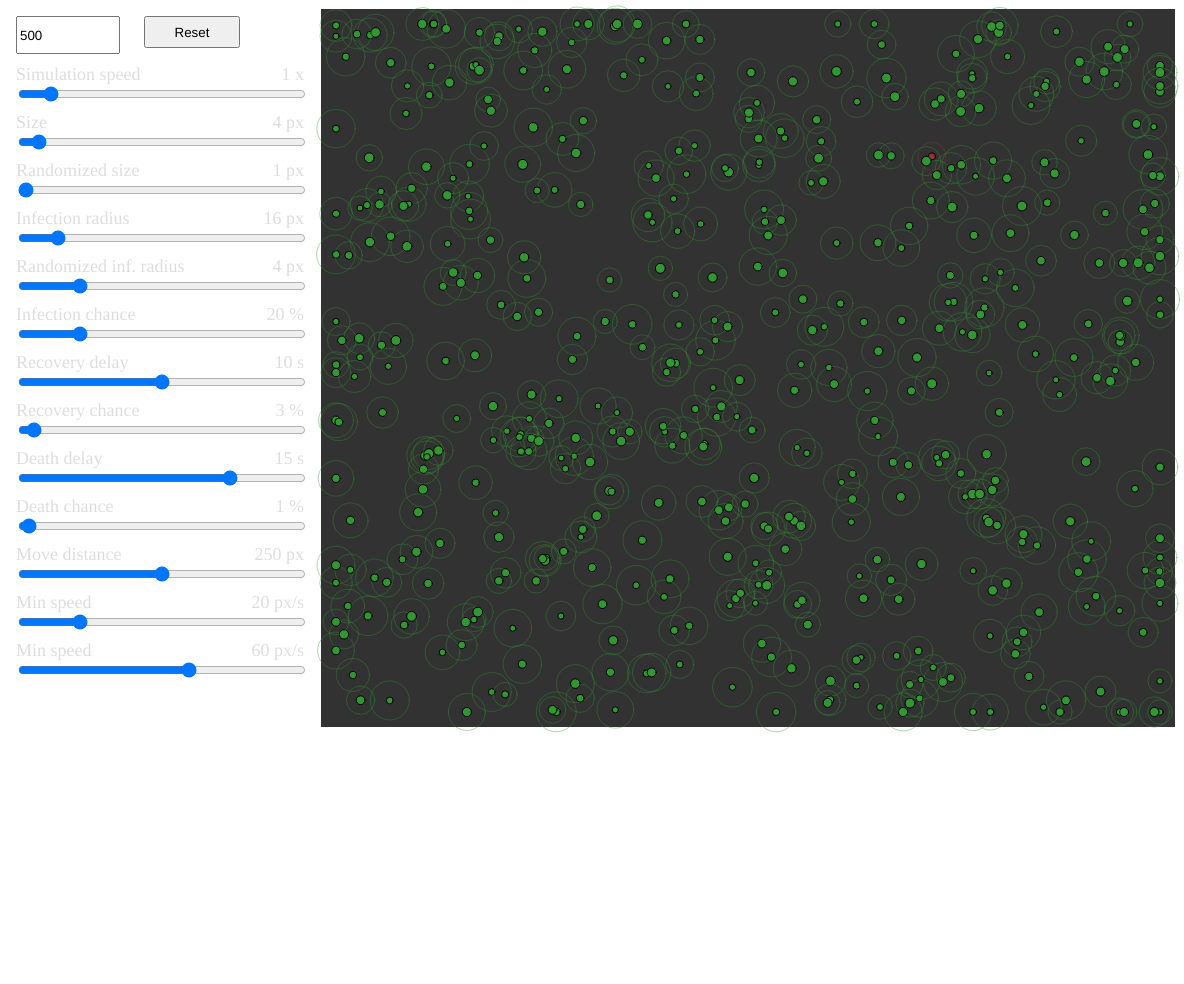
Frame 1 (no input)
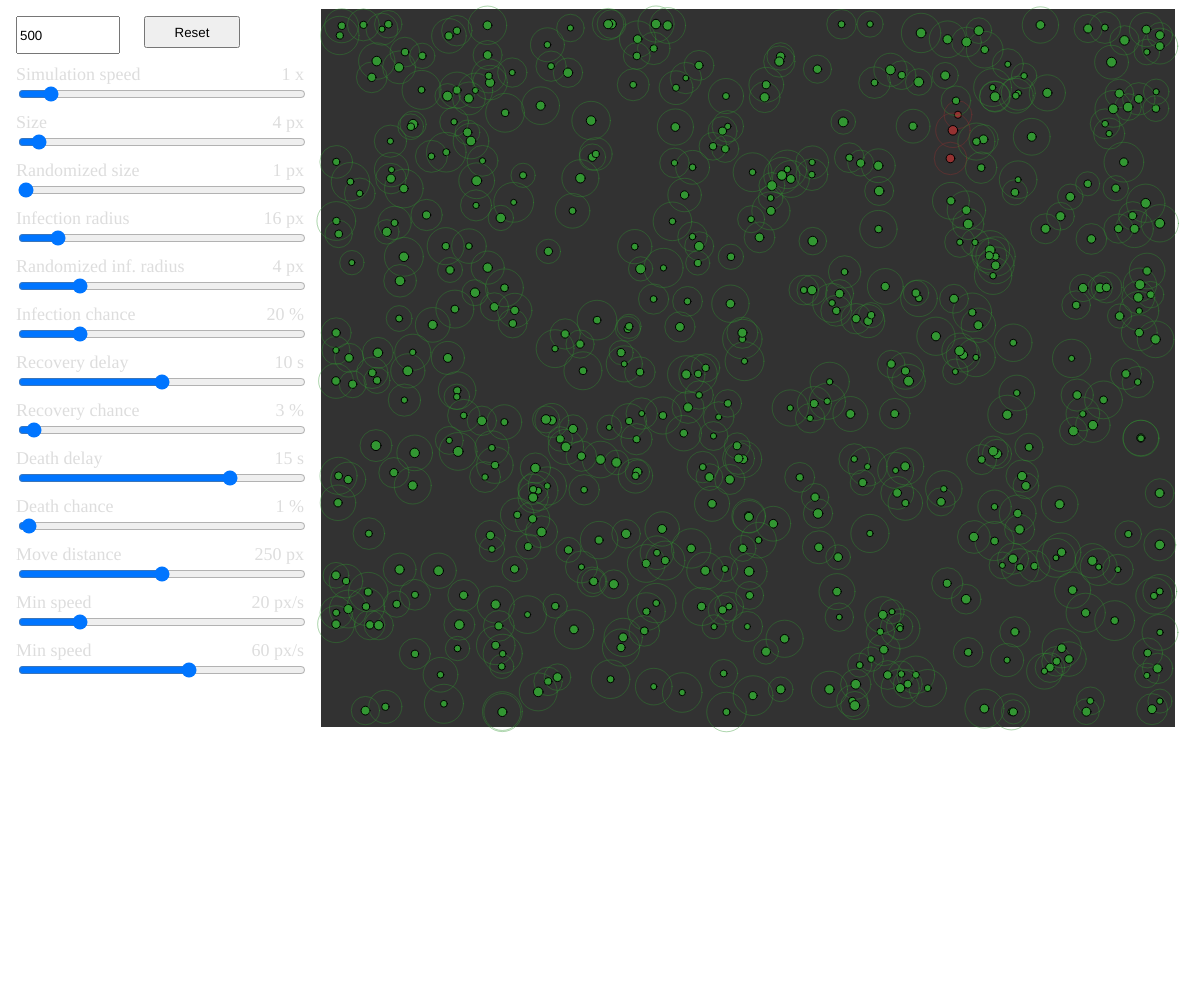
Frame 60 (no input)
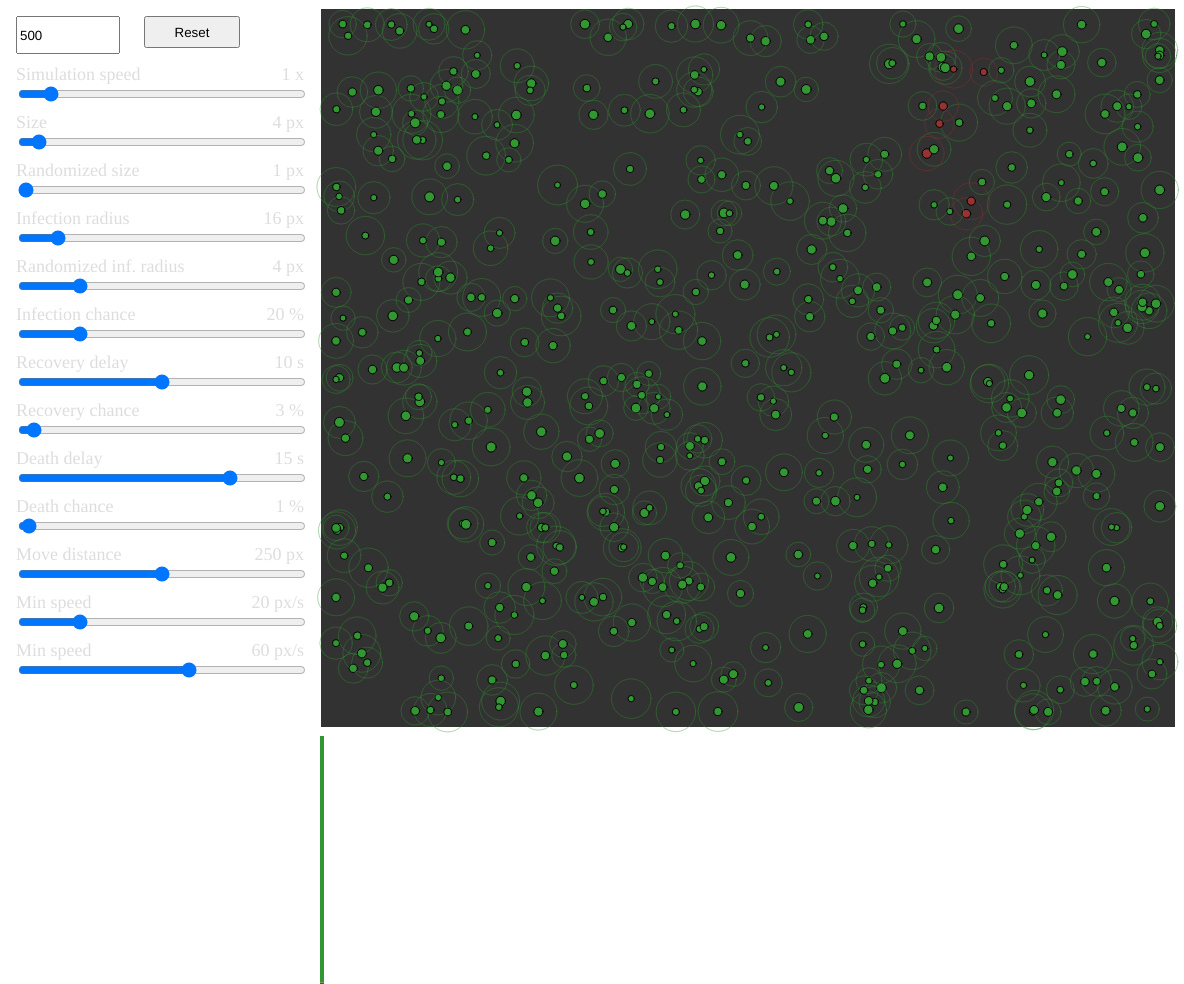
Frame 120 (the mouse pressed at the canvas centre since frame 60)

The p5.js sketch that drew these frames (run headless with seeded random() and noise() and a simulated clock; from frame 60 on, the mouse is pressed at the canvas centre):

// p5.js sketch
// ── sketch.js
BarWidth = 320;

Population = 500;

GlobalSettings = {};
Sliders = [];

function setupSlider(min, max, val, step, title, global, map, unit) {

  GlobalSettings[global] = val;

  pos = 64 + Sliders.length * 48;
  titleDiv = createDiv(title);
  titleDiv.position(16, pos);
  titleDiv.size(BarWidth-64-32, 32);
  titleDiv.style("color", "#DDD");
  titleDiv.style("font-size", "18px");

  valueDiv = createDiv(val*map + " " + unit);
  valueDiv.position(BarWidth-64-16, pos);
  valueDiv.size(64, 32);
  valueDiv.style("color", "#DDD");
  valueDiv.style("font-size", "18px");
  valueDiv.style("text-align", "right");

  slider = createSlider(min, max, val, step);
  slider.position(16, pos + 20);
  slider.size(BarWidth-32, 16);

  Sliders.push({
    "slider": slider,
    "valueDiv":valueDiv,
    "global": global,
    "map":map,
    "unit":unit
  });
}

function global(s) {
  return GlobalSettings[s];
}

function betweenPoints(p, min, max) {
  return p.x > min.x && p.x < max.x && p.y > min.y && p.y < max.y;
}

class Nav {
  constructor() {
    this.people = [];
    this.free = [];
  }

  add(p) {
    if (this.free.length > 0) {
      let i = this.free.pop();
      this.people[i] = p
      return i;
    } else {
      this.people.push(p);
      return this.people.length-1;
    }
  }

  remove(i) {
    this.people[i] = null;
    this.free.push(i);
  }
}

NavX = 4;
NavY = 4;
Navs = [];

function clamp(n, min, max) {
  return Math.min(Math.max(n, min), max);
}

function clampToArea(v) {
  v.set(clamp(v.x, start.x+16, end.x-16), clamp(v.y, start.y+16, end.y-16));
}

function distArea(v) {
  return Math.min(Math.abs(v.x - start.x), Math.abs(v.x - end.x), Math.abs(v.y - start.y), Math.abs(v.y - end.y));
}

class Person {

  infectedDay = 0;


  constructor(state) {
    this.pos = createVector(random(start.x, end.x), random(start.y, end.y))
    this.state = state;
    this.speed = random(global("minSpeed"), global("maxSpeed"));
    this.vel = p5.Vector.fromAngle(random(0, TWO_PI));
    this.nav = this.calcNav();
    this.navid = this.nav.add(this);
    this.target = this.getRandomCoord();
    this.size = global("size") + random(-global("randSize"),global("randSize"));
    this.infRad = global("infRad") + random(-global("randInfRad"),global("randInfRad"));
  }

  calcNav() {
    let x = Math.floor((this.pos.x - start.x) / area.x * NavX)
    let y = Math.floor((this.pos.y - start.y) / area.y * NavY)
    return Navs[x][y];
  }

  getRandomCoord() {
    let p = p5.Vector.fromAngle(random(0,TWO_PI),global("moveDist")).add(this.pos);
    clampToArea(p);
    return p;
  }

  tick() {
    if (this.state == 3) return;
    // if (distArea(this.pos) < global("infRad")) {
    //   // this.vel.rotate(random(-1,1));
      // this.vel = (p5.Vector.sub(center, this.pos)).normalize();
    // }
    // else {
    //   this.vel.rotate(random(-0.1, 0.1));
    // }

    this.vel = p5.Vector.sub(this.target,this.pos).normalize();
    this.vel.rotate(random(-0.1, 0.1));
    // console.log(this.target + " " + this.pos);
    

    this.pos.add(p5.Vector.mult(this.vel, this.speed * (deltaTime / 1000) * global("speed")));
    clampToArea(this.pos);

    if (this.pos.dist(this.target) < this.size) {
      this.target = this.getRandomCoord();
    }

    let curNav = this.calcNav();
    if (curNav != this.nav) {
      this.nav.remove(this.navid);
      this.nav = curNav;
      this.navid = curNav.add(this);
    }

    if (this.state == 1) {
      this.nav.people.forEach(v => {
        if (v != null && this.pos.dist(v.pos) < this.infRad + v.size && v.state == 0) {
          let r = random(0, 1);
          if (r < global("infChance") * deltaTime * 0.01 * global("speed")) {
            v.state = 1;
          }
        }
      });
    }
  }

  secTick() {
    if (this.state == 1) {
      this.infectedDay++;

      if (this.infectedDay > global("recovDelay")) {
        if (random(0, 1) < global("recovChance")) {
          this.state = 2;
        } else if (this.infectedDay > global("deathDelay")) {
          if (random(0, 1) < global("deathChance")) {
            this.state = 3;
          }
        }
      } 
    }
  }

  draw() {
    let r = this.size;
    let c = Colors[this.state];
    fill(c);
    stroke(0, 0, 0);
    strokeWeight(1);
    ellipse(this.pos.x, this.pos.y, r*2, r*2);

    r = this.infRad;
    let c2 = color(red(c), green(c), blue(c));
    c2.setAlpha(100);
    noFill();
    stroke(c2);
    strokeWeight(1);
    ellipse(this.pos.x, this.pos.y, r*2, r*2);
  }
}

function setup() {

  Colors = [color(50, 150, 50), color(150, 50, 50), color(0, 150, 200), color(0, 0, 0)];

  setupSlider(0.1, 10, 1, 0.1, "Simulation speed", "speed",1,"x");
  setupSlider(1, 64, 4, 1, "Size", "size",1,"px");
  setupSlider(1, 16, 1, 1, "Randomized size", "randSize",1,"px");
  setupSlider(1, 128, 16, 1, "Infection radius", "infRad",1,"px");
  setupSlider(1, 16, 4, 1, "Randomized inf. radius", "randInfRad",1,"px");
  setupSlider(0, 1, 0.2, 0.01, "Infection chance", "infChance",100,"%");
  setupSlider(0, 20, 10, 1, "Recovery delay", "recovDelay",1,"s");
  setupSlider(0, 1, 0.025, 0.01, "Recovery chance", "recovChance",100,"%");
  setupSlider(0, 20, 15, 1, "Death delay", "deathDelay",1,"s");
  setupSlider(0, 1, 0.01, 0.01, "Death chance", "deathChance",100,"%");
  setupSlider(0, 500, 250, 1, "Move distance", "moveDist",1,"px");
  setupSlider(0, 100, 20, 1, "Min speed", "minSpeed",1,"px/s");
  setupSlider(0, 100, 60, 1, "Min speed", "maxSpeed",1,"px/s");

  resetButton = createButton("Reset");
  resetButton.position(144, 16);
  resetButton.size(96, 32);
  resetButton.mousePressed(reset);
  populationInput = createInput("500", "number");
  populationInput.position(16, 16);
  populationInput.size(96, 32);

  reset();

}

function reset() {


  createCanvas(windowWidth - 16, windowHeight - 16);
  console.log(windowWidth + " " + windowHeight);
  start = createVector(BarWidth, 8);
  end = createVector(width - 8, height - 256);
  center = p5.Vector.sub(end, start).mult(0.5);
  area = p5.Vector.sub(end, start);

  console.log(start);
  console.log(end);
  console.log(center);

  generateNavs();

  Population = populationInput.value();

  people = [];
  time = 0;
  secTimer = 0;

  for (let i = 0; i < Population; i++) {
    people[i] = new Person(0)
  }

  people[0].state = 1;

  graph = [];
}

function generateNavs() {
  for (let j = 0; j < NavY; j++) {
    row = [];
    for (let i = 0; i < NavX; i++) {
      row[i] = new Nav();    
    }
    Navs[j] = row;
  }  
}

function draw() {

  time += deltaTime;
  secTimer += deltaTime;

  clear();
  fill(50, 50, 50);
  stroke(255, 255, 255, 255);
  strokeWeight(2);
  rect(start.x, start.y, area.x, area.y);
  for (let i = 0; i < people.length; i++) {
    people[i].tick();
    people[i].draw();
  }

  Sliders.forEach(slider => {
    slider.valueDiv.html((slider.slider.value() * slider.map) + " " + slider.unit);
    GlobalSettings[slider.global] = slider.slider.value();
  });

  if (secTimer > 1000 / global("speed")) {
    secTimer = 0;

    states = [0, 0, 0, 0];

    for (let i = 0; i < people.length; i++) {
      people[i].secTick();
      states[people[i].state]++;
    }

    graph.push(states);
  }

  graphOrder = [1,0,2,3];

  for (let i = 0; i < graph.length; i++) {
    noStroke();
    fill(150, 50, 50);
    states = graph[i];
    last = 0;

    for (let j = 0; j < graphOrder.length; j++) {
      size = (states[graphOrder[j]] / Population) * 248;
      fill(Colors[graphOrder[j]]);
      rect(start.x + i * 4, end.y + 256 - size - last, 4, size);
      last += size;
    }

  }


}
